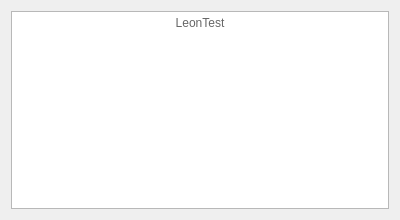
<?xml version="1.0" encoding="UTF-8"?>
<ui version="4.0">
 <class>About</class>
 <widget class="QWidget" name="About">
  <property name="geometry">
   <rect>
    <x>0</x>
    <y>0</y>
    <width>400</width>
    <height>220</height>
   </rect>
  </property>
  <property name="windowTitle">
   <string>About SRenderer</string>
  </property>
  <property name="windowIcon">
   <iconset>
    <normaloff>:/icon/icon.svg</normaloff>:/icon/icon.svg</iconset>
  </property>
  <layout class="QVBoxLayout" name="verticalLayout">
   <item>
    <widget class="QTextBrowser" name="textBrowser">
     <property name="html">
      <string>&lt;!DOCTYPE HTML PUBLIC &quot;-//W3C//DTD HTML 4.0//EN&quot; &quot;http://www.w3.org/TR/REC-html40/strict.dtd&quot;&gt;
&lt;html&gt;&lt;head&gt;&lt;meta name=&quot;qrichtext&quot; content=&quot;1&quot; /&gt;&lt;meta charset=&quot;utf-8&quot; /&gt;&lt;style type=&quot;text/css&quot;&gt;
p, li { white-space: pre-wrap; }
&lt;/style&gt;&lt;/head&gt;&lt;body style=&quot; font-family:'Microsoft YaHei UI'; font-size:9pt; font-weight:400; font-style:normal;&quot;&gt;
&lt;p align=&quot;center&quot; style=&quot; margin-top:0px; margin-bottom:0px; margin-left:0px; margin-right:0px; -qt-block-indent:0; text-indent:0px;&quot;&gt;&lt;span style=&quot; color:#666666;&quot;&gt;LeonTest&lt;/span&gt;&lt;/p&gt;&lt;/body&gt;&lt;/html&gt;</string>
     </property>
    </widget>
   </item>
  </layout>
 </widget>
 <resources>
  <include location="LRender.qrc"/>
 </resources>
 <connections/>
</ui>
